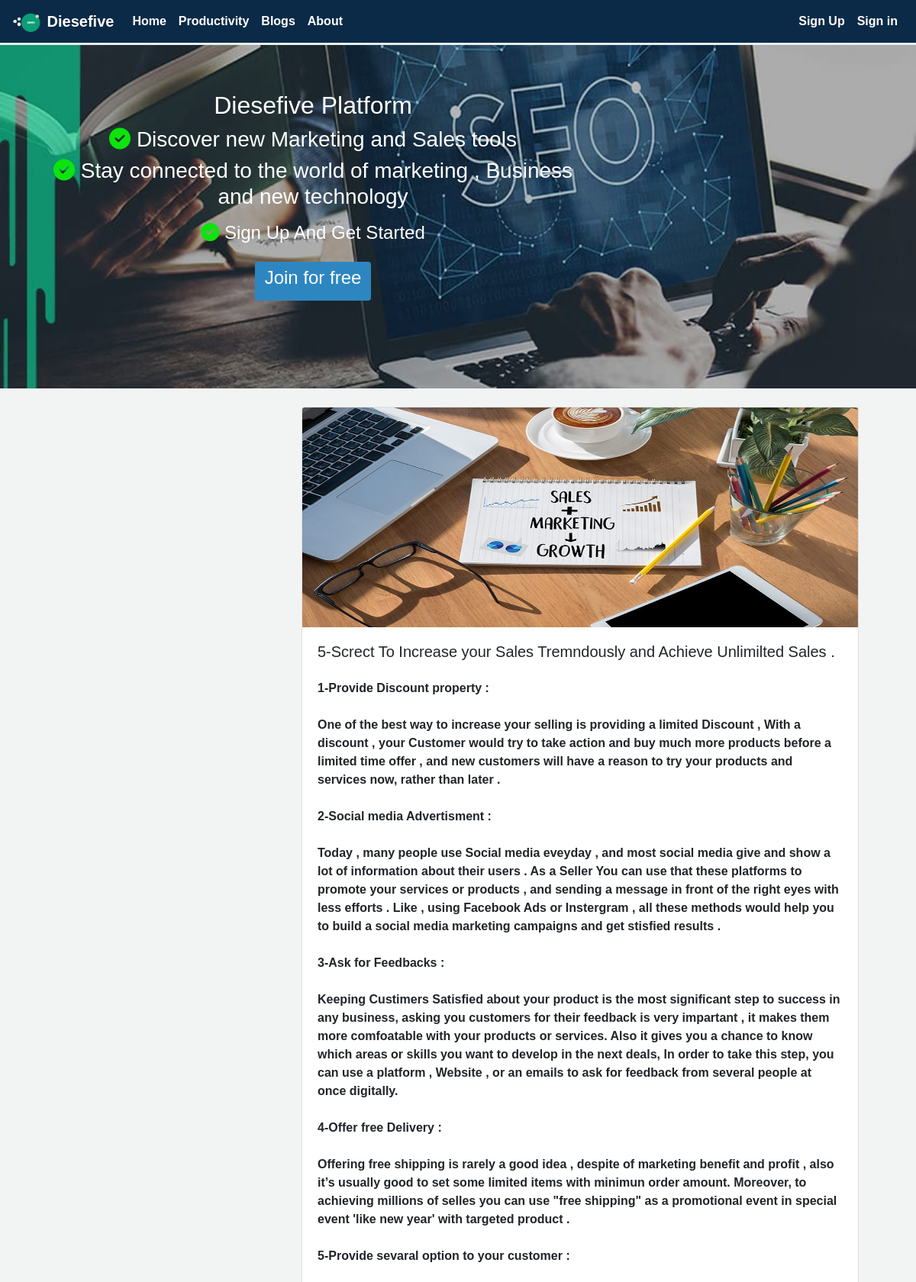
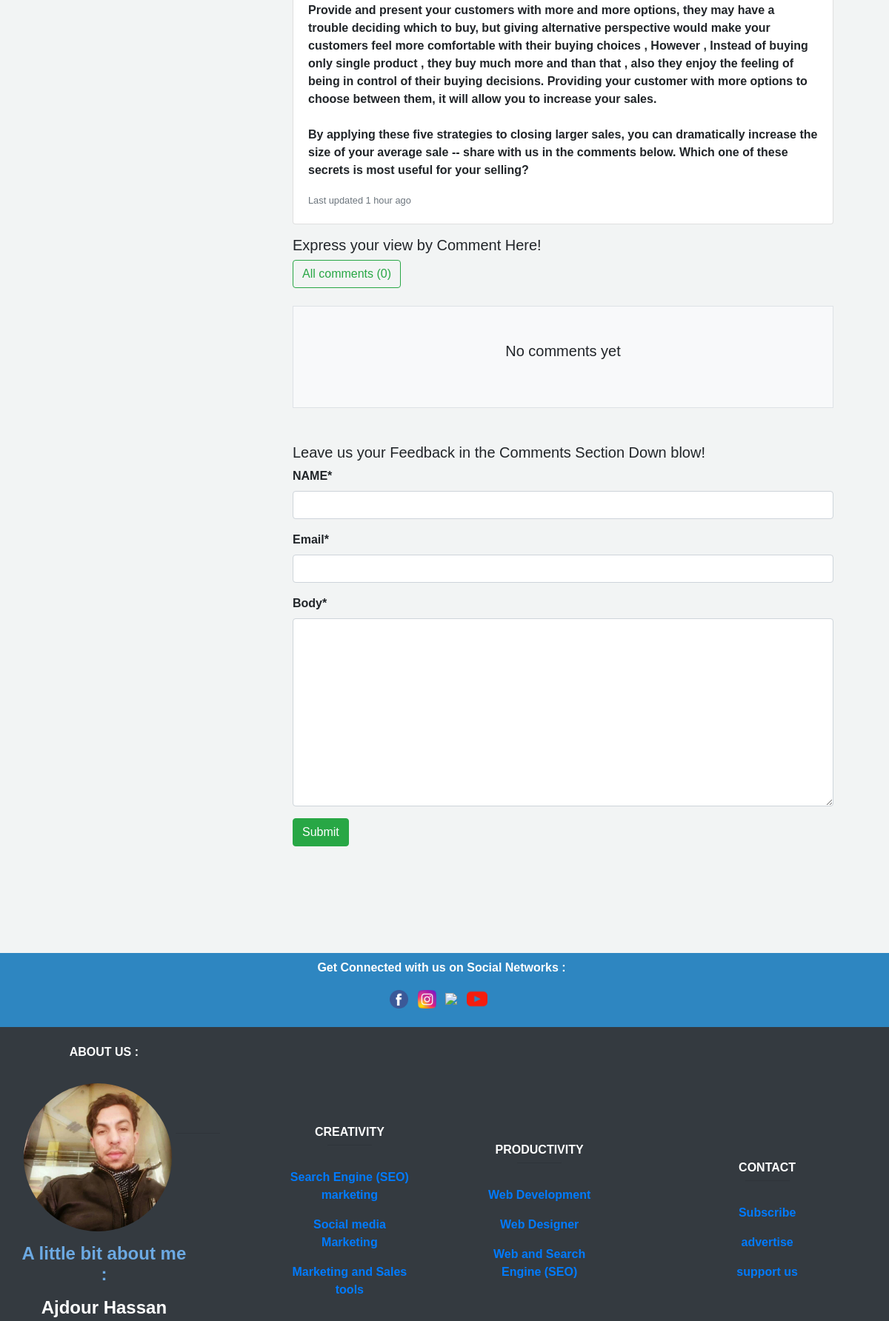
The page /detail/2/ (upper part) on the database its author committed (2 pictures, top to bottom).
### myblog/models.py (models this page shows)
class post(models.Model):
    image = models.ImageField(default='default.jpg', upload_to='profile_pics')
    title = models.CharField(max_length=100)
    content = models.TextField()
    post_date = models.DateTimeField(default=timezone.now)
    post_update = models.DateTimeField(auto_now=True)
    author = models.ForeignKey(User , on_delete=models.CASCADE)
    def __str__(self):
        return (f'Post_title : {self.title}')
    class Meta():
        ordering = ('-post_update',)

### myblog/views.py (the view)
# urls.py: path('detail/<int:post_id>/', views.detail, name='detail'),
def detail(request, post_id) :
    post1 = get_object_or_404(post, pk=post_id)
    comments = post1.comments.filter(active=True)
    if request.method == 'POST':
        comment_form = Newcomment(data=request.POST)
        if comment_form.is_valid():
            new_comment = comment_form.save(commit=False)
            new_comment.post = post1
            new_comment.save()
            comment_form = Newcomment()
    else:
        comment_form = Newcomment()
    context = {
    'title': post1 ,
    'post' : post1 ,
    'comments' : comments ,
    'comment_form' : comment_form ,
    }
    return render(request, 'detail.html' , context )

### myblog/forms.py
class Newcomment (forms.ModelForm) :
    class Meta:
        model = comment
        fields = ( 'name' , 'email' , 'body')

### myblog/templates/detail.html (shortened to what this page needs)
{% extends 'base.html' %}
{% block content %}
{% load crispy_forms_tags %}
<section>
  <header>
        <div class="container ml-0  mt-4">
            <div class="row">
               <div class="col-md-4">
                 </div>
                 <div class="col-md-8">
                        <div class="card mb-3">
                          <img class="card-img-top" src="{{post.image.url}}" alt="picture"  style="height: 18rem;">
                          <div class="card-body">
                            <h5 class="card-title">{{post.title}}</h5>
                            <p class="card-text mt-4">{{post.content|linebreaksbr}}</p>
                            <p class="card-text"><small class="text-muted">Last updated 1 hour ago </small></p>
                          </div>
                       </div>
                 </div>
            </div>
      </div>
    </header>
</section>
<section>
  <header>
        <div class="container ml-0">
            <div class="row">
                <div class="col-md-4">
                </div>
            <div class="col-md-8">
              <h5>Express your view by Comment Here! </h5>
              <button type="button" class="btn btn-outline-success"> All comments ({{comments.count}}) </button>
             <div class="border bg-light p-4 mb-5 mt-4">
                    {% for comment in comments %}
                     <ul class="p-3 comment">
                    <p class="border-bottom">{{comment.name}} : <p>
                    <p> " {{comment.body}}   " </p>
                    <p>  On : {{comment.comment_date|date:'d-m-Y'}} </p>
                     <div class="border-bottom mb-3 mt-2"></div>
                        {% empty %}
                 <h5 class="text-center p-4 mb-3 comment"> No comments yet </h5>
                {% endfor %}
             </div>
<h5>Leave us your Feedback in the Comments Section Down blow!</h5>
    <form method="POST">
        {{comment_form|crispy}}
        <input class="btn btn-success" type="Submit" value="Submit">
    </form>
          </div>
       </div>
    </div>
</header>
</section>
<br>
<br>
<br>
<br
{% endblock content %}

### myblog/static/css/home.css (style rules this page uses)
body { background-color : #f2f4f4 ; font-family: 'Gill Sans', sans-serif; font-weight: 600; }
html,body { direction: ltr ; text-align: left ; }

### rows shown on the page
post: image (picture), title "5-Screct To Increase your Sales Tremndously and Achieve Unlimilted Sales .", content "1-Provide Discount property : One of the best way to increase your selling is providing a limited Discount , With a discount , your Customer would try to take action and buy much more products before a limited time offer , and new customers will have a reason to try your products and services now, rather than later . 2-Social media Advertisment : Today , many people use Social media eveyday , and most social media give and show a lot of information about their users . As a Seller You can use that these platforms to promote your services or products , and sending a message in front of the right eyes with less efforts . Like , using Facebook Ads or Instergram , all these methods would help…"

### other values the page prints
{{ comments.count }} "0"
